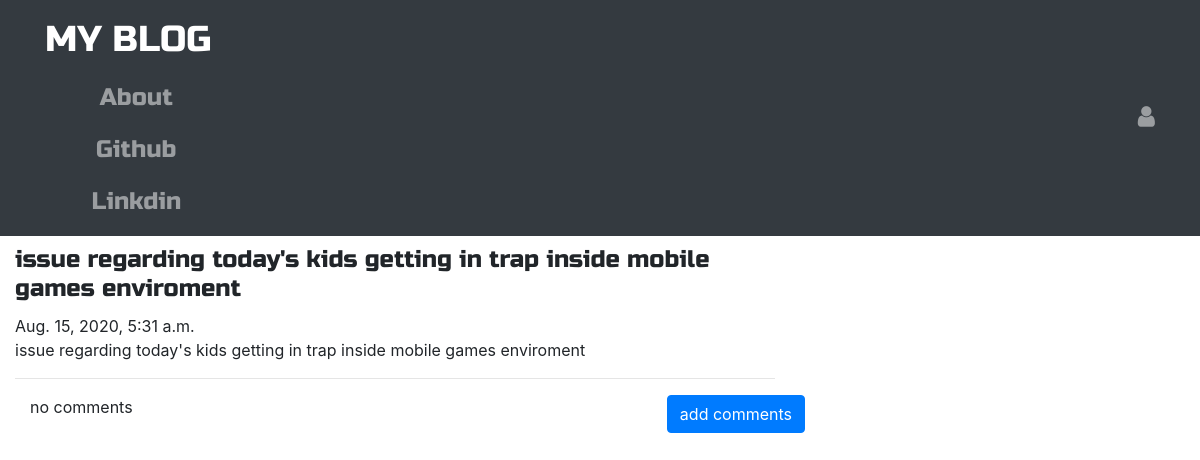
/post/11, run on the app's committed database.
### blog/models.py (models this page shows, shortened)
class Post(models.Model):
    author= models.ForeignKey('auth.User', on_delete=models.CASCADE)
    title= models.CharField(max_length=200)
    text = models.TextField()
    created_date= models.DateTimeField(default=timezone.now())
    published_date= models.DateTimeField(blank=True, null=True)

### blog/views.py (the view)
# urls.py: path('post/<int:pk>',views.PostDetailView.as_view(),name='post_detail'),
class PostDetailView(DetailView):
    model = Post

### blog/templates/blog/post_detail.html (shortened to what this page needs)
{% extends 'blog/base.html' %}
{% block body_block %}
<div class="container">
<h1 class="posttitle loader"> {{ post.title }}</h1>
{% if post.published_date %}
  <div class="date postdate">
    {{ post.published_date }}
  </div>
{% else %}
<a  class="btn btn-outline-dark" href="{% url 'post_publish' pk=post.pk %}">publish</a>
{% endif %}
<p class="postcontent"> {{ post.title|safe|linebreaksbr }}</p>
<hr>
<a class="btn btn-primary btn-comment" href="{% url 'add_comment_to_post' pk=post.pk %}">
add comments</a>
<div class="container">
  {% for comment in post.comments.all %}
  <br>
  {% if user.is_authenticated or comment.approved_comments %}
    {{comment.created_date}}
      {% if not comment.approved_comments %}
        <a class="btn btn-primary" href="{% url 'comment_remove' pk=comment.pk %}"><span class="fa fa-remove"></span></a>
        <a class="btn btn-primary" href="{% url 'comment_approve' pk=comment.pk %}"><span class="fa fa-check"></span></a>
        </a>
      {% endif %}
      <p>{{ comment.text|safe|linebreaks }}</p>
      <p> posted by: {{comment.author}}</p>
{% endif %}
{% empty %}
<p>no comments</p>
</div>
{% endfor %}
{% endblock %}

### blog/static/css/blog.css (style rules this page uses)
.posttitle { font-family: 'Russo One', sans-serif; font-size: 1.5em; margin-bottom: 10px; }
.btn-comment { position: absolute; right: 0px; }
.loader { filter:hue-rotate(0deg); color:linear-gradient(45deg,#0f8,#08f); animation:hue 10000ms infinite linear; }

### data on the page
Post: title "issue regarding today's kids getting in trap inside mobile games enviroment", published_date "Aug. 15, 2020, 5:31 a.m."
